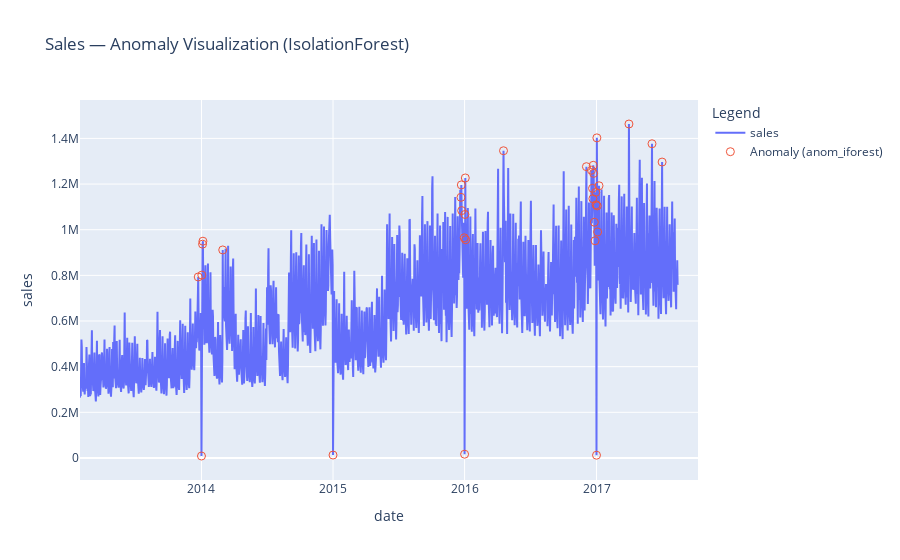

Notebook cell for this chart:
### Code cell
# =========================================================
# 📈 Cell 11 — Visualize Anomalies on the Time Series (Plotly)
# =========================================================

# We will:
# 1) Define a helper that plots the KPI line.
# 2) Overlay anomaly points from any chosen flag column (e.g., 'anom_iforest').
# 3) Show an interactive Plotly chart.

def plot_anomalies(
    df: pd.DataFrame,
    date_col: str = "date",
    value_col: str = "sales",
    flag_col: str = "anom_iforest",
    title: str | None = None,
):
    """
    Plot a time series with anomaly markers.
    - df: DataFrame containing date, value, and a binary anomaly flag column.
    - date_col: name of the datetime column.
    - value_col: KPI to plot (e.g., 'sales').
    - flag_col: anomaly flag column (e.g., 'anom_iforest', 'anom_zscore', 'anom_iqr').
    """
    # Defensive checks
    if date_col not in df.columns or value_col not in df.columns:
        raise KeyError(f"Required columns missing: '{date_col}' or '{value_col}'")
    if flag_col not in df.columns:
        print(f"⚠️ Flag column '{flag_col}' not found. Plotting series without markers.")
    
    # Sort by date for a clean line
    df_plot = df.sort_values(date_col).copy()
    df_plot = df_plot.reset_index(drop=True)

    # Base line trace
    fig = go.Figure()
    fig.add_trace(go.Scatter(
        x=df_plot[date_col],
        y=df_plot[value_col],
        mode="lines",
        name=value_col
    ))

    # Add anomaly markers if flag exists
    if flag_col in df_plot.columns:
        mask = df_plot[flag_col] == 1
        fig.add_trace(go.Scatter(
            x=df_plot.loc[mask, date_col],
            y=df_plot.loc[mask, value_col],
            mode="markers",
            name=f"Anomaly ({flag_col})",
            marker=dict(size=8, symbol="circle-open")
        ))

    fig.update_layout(
        title=title or f"{value_col} with anomalies ({flag_col})",
        xaxis_title=date_col,
        yaxis_title=value_col,
        legend_title_text="Legend"
    )
    fig.show()

# ---- Call the plotter (change flag_col to 'anom_zscore' or 'anom_iqr' if you want) ----
plot_anomalies(
    df=df_det,
    date_col="date",
    value_col="sales",
    flag_col="anom_iforest",
    title="Sales — Anomaly Visualization (IsolationForest)"
)

### Figure 1 — Plotly figure (JSON) as saved in the notebook; plotly's stock layout.template omitted (floating-point values rounded to 4 significant figures; data arrays with more than 128 entries replaced by an {"elided": "..."} marker saying what was removed)
{"data": [{"mode": "lines", "name": "sales", "type": "scatter", "x": {"elided": "1656 str values"}, "y": {"elided": "1656 float values"}}, {"marker": {"size": 8, "symbol": "circle-open"}, "mode": "markers", "name": "Anomaly (anom_iforest)", "type": "scatter", "x": ["2013-12-23T00:00:00.000000000", "2014-01-01T00:00:00.000000000", "2014-01-02T00:00:00.000000000", "2014-01-04T00:00:00.000000000", "2014-01-05T00:00:00.000000000", "2014-03-01T00:00:00.000000000", "2015-01-01T00:00:00.000000000", "2015-12-22T00:00:00.000000000", "2015-12-23T00:00:00.000000000", "2015-12-24T00:00:00.000000000", "2015-12-31T00:00:00.000000000", "2016-01-01T00:00:00.000000000", "2016-01-02T00:00:00.000000000", "2016-01-03T00:00:00.000000000", "2016-01-04T00:00:00.000000000", "2016-04-18T00:00:00.000000000", "2016-12-04T00:00:00.000000000", "2016-12-18T00:00:00.000000000", "2016-12-21T00:00:00.000000000", "2016-12-22T00:00:00.000000000", "2016-12-23T00:00:00.000000000", "2016-12-24T00:00:00.000000000", "2016-12-26T00:00:00.000000000", "2016-12-28T00:00:00.000000000", "2016-12-30T00:00:00.000000000", "2016-12-31T00:00:00.000000000", "2017-01-01T00:00:00.000000000", "2017-01-02T00:00:00.000000000", "2017-01-03T00:00:00.000000000", "2017-01-04T00:00:00.000000000", "2017-01-08T00:00:00.000000000", "2017-04-01T00:00:00.000000000", "2017-06-04T00:00:00.000000000", "2017-07-02T00:00:00.000000000"], "y": [792900.0, 8602.0, 801000.0, 936600.0, 949600.0, 911400.0, 12770.0, 1142000.0, 1196000.0, 1084000.0, 964600.0, 16430.0, 1067000.0, 1227000.0, 956000.0, 1346000.0, 1276000.0, 1260000.0, 1181000.0, 1136000.0, 1282000.0, 1247000.0, 1033000.0, 951500.0, 1164000.0, 1109000.0, 12080.0, 1402000.0, 1104000.0, 990100.0, 1193000.0, 1463000.0, 1377000.0, 1296000.0]}], "layout": {"legend": {"title": {"text": "Legend"}}, "title": {"text": "Sales — Anomaly Visualization (IsolationForest)"}, "xaxis": {"title": {"text": "date"}}, "yaxis": {"title": {"text": "sales"}}}}
